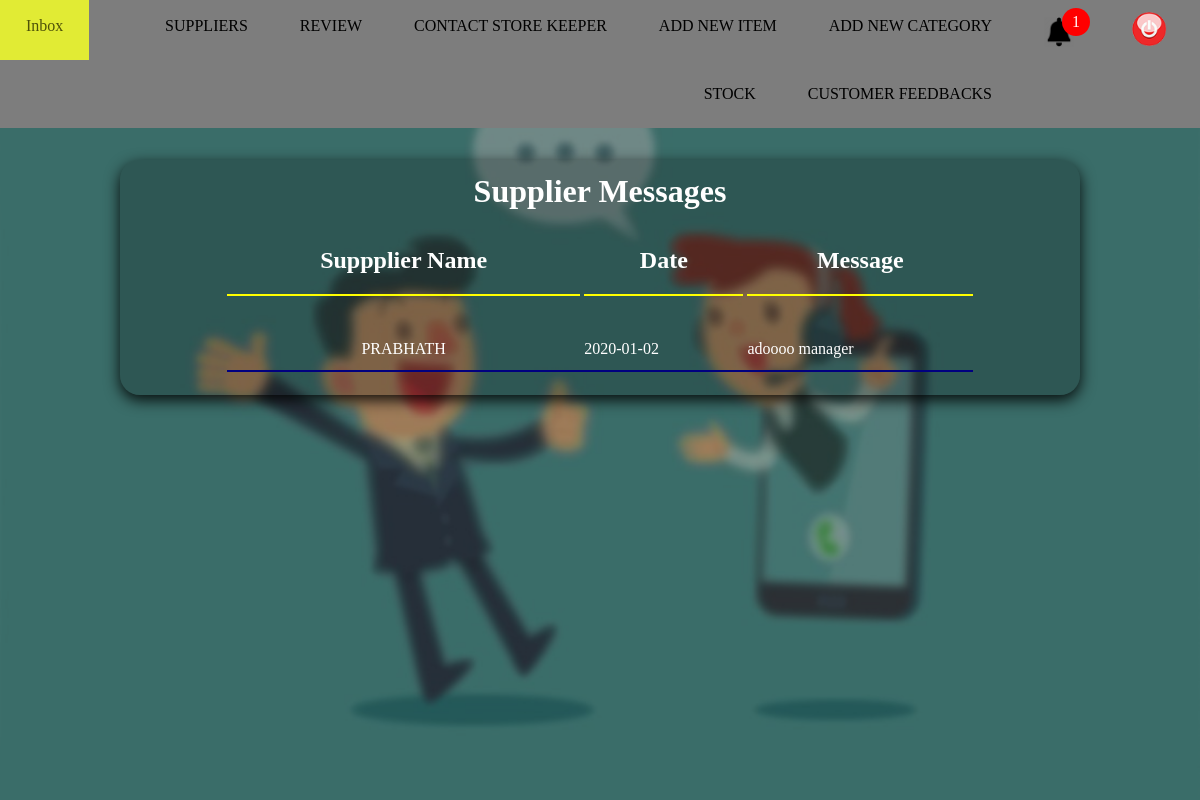
The page /manager/supp_msg.php (signed in) on the database its author committed.
### tables this page shows
CREATE TABLE IF NOT EXISTS `sup_to_admin` (
  `sup_id` int(10) NOT NULL,
  `sup_name` varchar(50) NOT NULL,
  `msg_date` text NOT NULL,
  `msg` varchar(500) NOT NULL
);

### manager/supp_msg.php (the view, shortened to what this page needs)
<?php require_once('connection.php'); ?>
<?php
	$data="SELECT * FROM sup_to_admin";
	$result=mysqli_query($con,$data);
?>
<html>
<head>
	<link rel="stylesheet" href="inbox_css.css" type="text/css">
	<link rel="stylesheet" href="inbox_css2.css" type="text/css">
	<link rel="stylesheet" href="manager_inbox_css.css" type="text/css">
</head>
<body bgcolor="#3d3d3d">
	<div class="container">
		<div class="nav">
				<ul class="link_list_for_others" style="z-index: 1">
					<li class="nav_li" style="float: left"><a class="active" href="Mhome.php"> Inbox </a></li>
				 	<li class="nav_li" style="float: right">
				 		<a href="logout_session.php">
				 			<img class="logoutB" src="../images/logout.png">
				 		</a>
				 	</li>
				 	<li class="nav_li" id="dropdown1" style="float: right">
				 		<a>
				 			 <img class="notimage" src="../images/noti.png">
				 		</a>
				 				  <span id="notifi">
				 		  				1
						 		  </span>
				 	</li>
					<li class="nav_li"><a href="M_add_category.php"> ADD NEW CATEGORY </a></li>
				 	<li class="nav_li"><a href="add_item.php"> ADD NEW ITEM </a></li>
					<li class="nav_li"><a href="M_sk_contact.php"> CONTACT STORE KEEPER </a></li>
				 	<li class="nav_li" id="dropdown">
  					     <a> REVIEW </a>
				 	</li>
				 	<li class="nav_li"><a href="Msuppliers.php"> SUPPLIERS </a></li>
				 	<li class="nav_li"><a href="Mcusfeed.php"> CUSTOMER FEEDBACKS </a></li>
				 	<li class="nav_li"><a href="Mone_by_one_stock.php?id=100"> STOCK </a></li>
				</ul>
		</div>
			<div class="middle">
				<img src="../images/inbox_back_image.jpg" class="inbox_image">
				<div class="msg_box">
					<table class="msg_table" border="0" align="center" width="80%" cellspacing="2px" cellspacing="0px">
						<tr>
							<td colspan="3" align="center">
								<h1 align="center">
									Supplier Messages
								</h1>
							</td>
						</tr>
						<tr>
							<td align="center">
								<h2 align="center">
									Suppplier Name
								</h2>
								<hr color="yellow">
							</td>
							<td align="center">
								<h2 align="center">
									Date
								</h2>
								<hr color="yellow">
							</td>
							<td align="center">
								<h2 align="center">
									Message
								</h2>
								<hr color="yellow">
							</td>
						</tr>
						<?php
							while($row=mysqli_fetch_assoc($result)){
							echo "<tr>
										<td align=center>"
												.$row['sup_name'].
										"</td>
										<td>"
												.$row['msg_date'].
										"</td>
										<td>"
												.$row['msg'].
										"</td>
								  </tr>";
						?>
						<tr>
							<td colspan="3">
								<hr color="navy">
							</td>
						</tr>
						<?php
							}
						?>
					</table>
				</div>
			</div>
	</div>
</body>
</html>

### manager/inbox_css.css (style rules this page uses)
body { margin:0; padding:0; background-size:cover; background-position:center; }
.nav { position: fixed; width: 100%; z-index: 1; }
.link_list_for_others { list-style-type: none; background-color: #7d7d7d; margin-top: -8px; margin-bottom:2px; padding: 0; overflow: hidden; top:0; }
.nav_li a { display: block; color: black; text-align: center; padding: 25px 26px; text-decoration: none; }
.nav_li { float: right; }
.active { background-color: #ccff00; }
.notimage { margin-bottom: -11px; width: 30px; }
.LogoutB { margin-top: -5px; margin-bottom: -15px; width: 48px; }
#notifi { position: absolute; top: 8px; right: 110px; padding: 5px 10px; border-radius: 50%; background-color: red; color: white; }

### manager/inbox_css2.css (style rules this page uses)
.inbox_image { position: fixed; width: 100%; top: 5%; z-index: -1; opacity: 0.5; }

### manager/manager_inbox_css.css (style rules this page uses)
.msg_box { position: absolute; text-align: center; top: 20%; width:80%; right: 10%; background:rgba(0,0,0,0.2); box-sizing:border-box; padding:10px; border-radius: 20px; box-shadow:0 5px 15px rgba(0,0,0,.9); }
.msg_table { color: white; }

### rows shown on the page
sup_to_admin: sup_name "PRABHATH", msg_date "2020-01-02", msg "adoooo manager"
